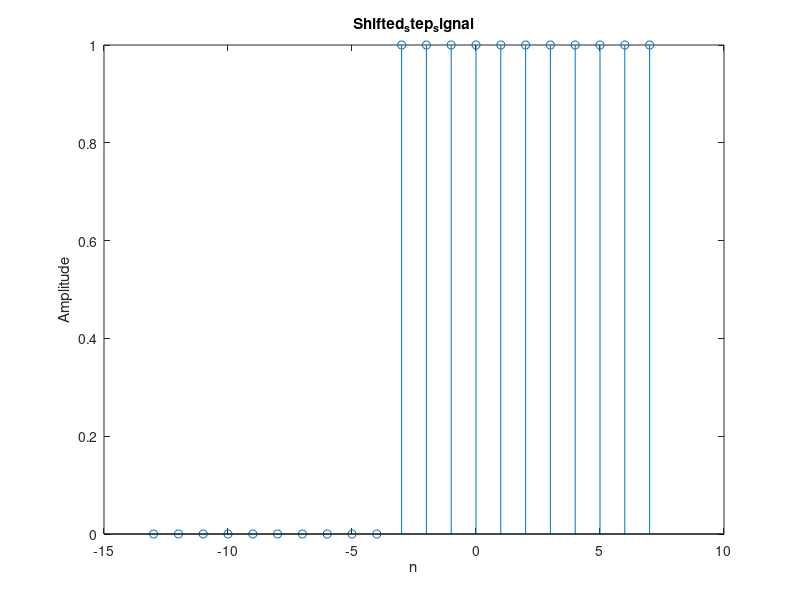

MATLAB code for this plot:
clc;
clear all;
a=-3;
n=(a-10):1:(a+10);
step=[zeros(1,10) ones(1,11)]; 
stem(n,step);
xlabel('n'); ylabel('Amplitude');title('Shifted_step_signal');
